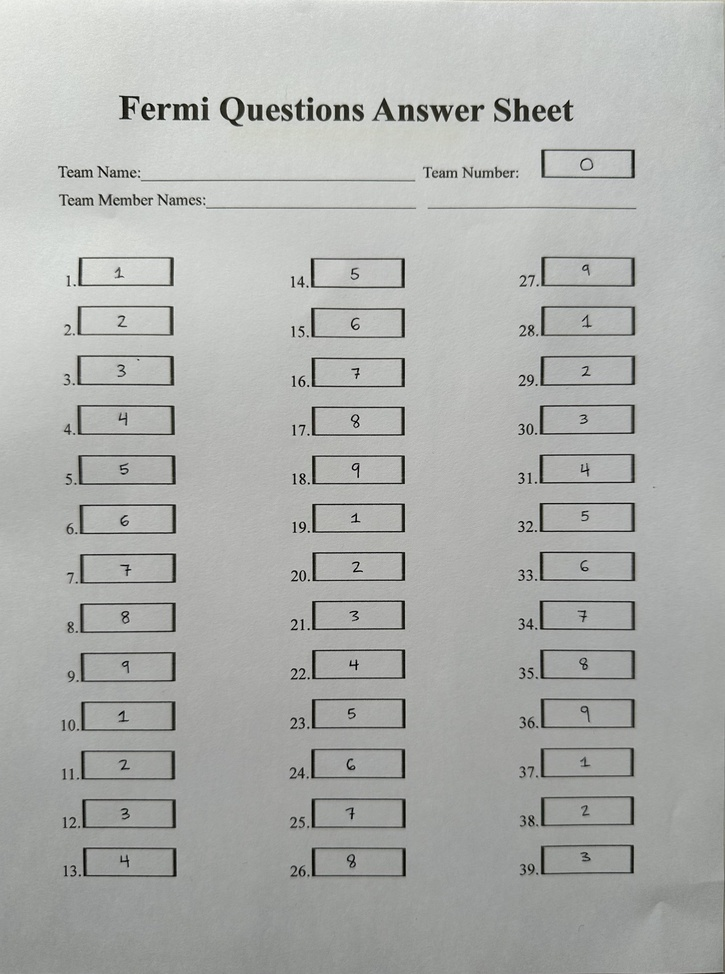
#> input picture fermiQuestions/answerSheets/officialPractice.jpg, 725 x 974 px, shrunk from 2897 x 3894 before the run; its folder holds only this picture in this run
$ python -i fermiQuestions.py   (imports and definitions only)
#> lines starting #> are read from the running program, lines starting #| are printed output that depends on the picture; after the words box and inside, x2 and y2 are one past the last pixel; in counts of white or black regions, pixels touching at a corner belong together
#> further down, picture is the input picture: shape (974, 725, 3); mean B, G, R 173.3, 175.9, 174.3
import os
import cv2
import pandas as pd
import numpy as np
from keras.utils import img_to_array


def process(img):

    # threshold inputted image and get edges
    inputted = cv2.cvtColor(img, cv2.COLOR_BGR2GRAY)
    threshold, inputted = cv2.threshold(inputted, 200, 255, cv2.THRESH_BINARY)
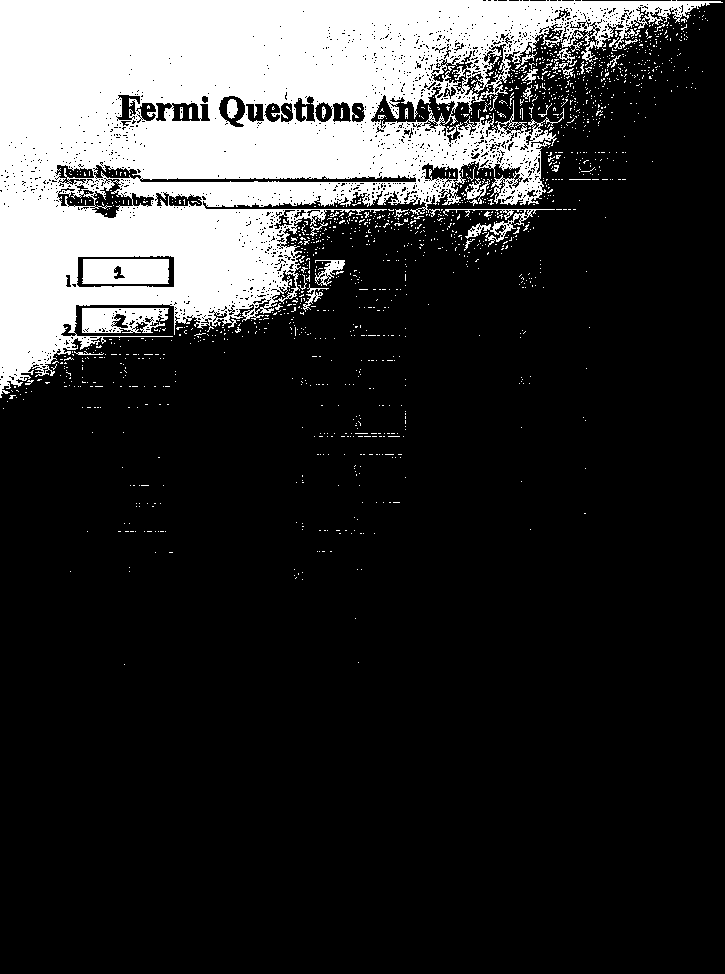
#> inputted: shape (974, 725); 19.6% white; 1489 white regions (1452 under 20 px), largest, box (x1, y1, x2, y2) and area: (0, 0, 723, 398) 127752, (82, 259, 169, 284) 2072, (82, 308, 169, 333) 1632
    inputted = cv2.dilate(cv2.bitwise_not(inputted), np.ones((3, 3), np.uint8), iterations=1)
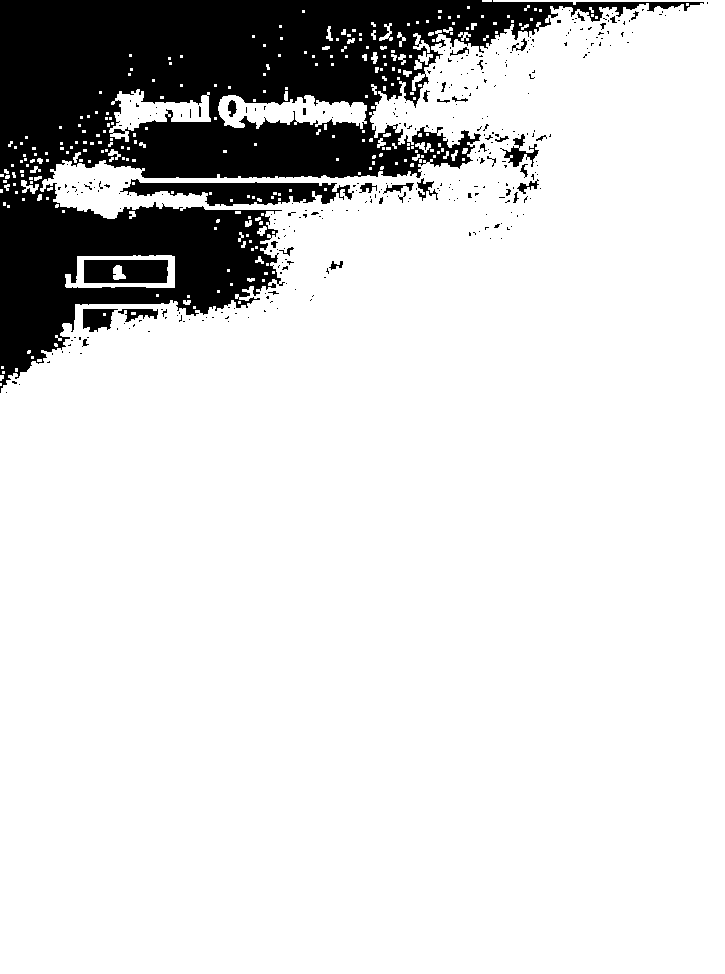
#> inputted: shape (974, 725); 85% white; 339 black regions (302 under 20 px), largest, box (x1, y1, x2, y2) and area: (0, 0, 704, 393) 97147, (120, 179, 354, 206) 3366, (84, 260, 168, 283) 1784
    edges = cv2.Canny(inputted, 30, 200)
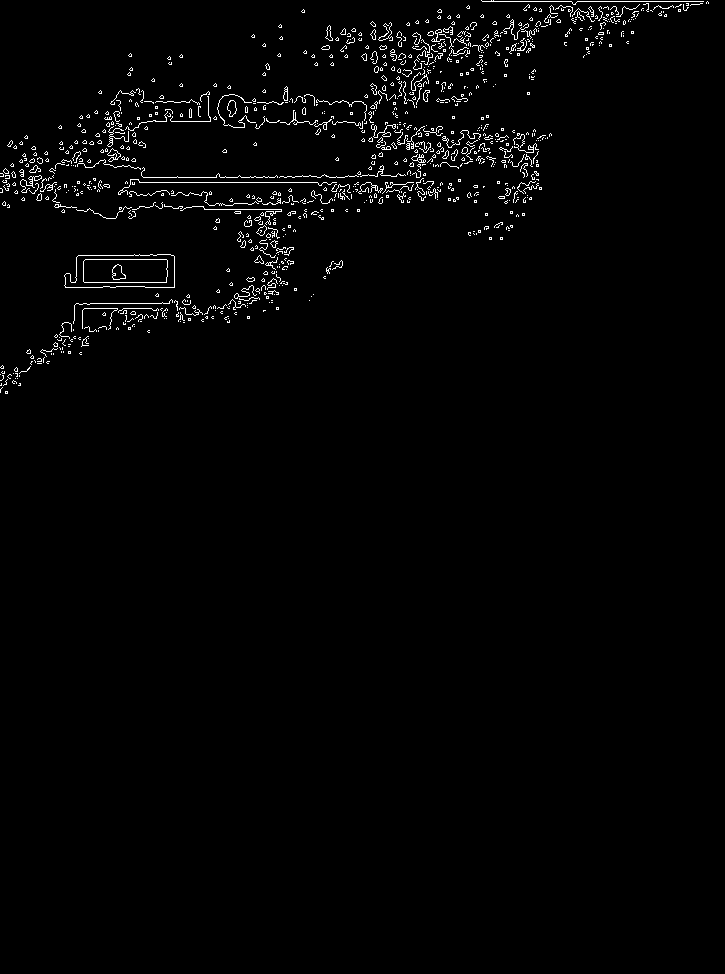
#> edges: shape (974, 725); 1.7% white in thin lines or dots, all inside (x1, y1, x2, y2) = (0, 0, 709, 394)
    return edges


def isolate(edges, img, path):

    # initialize variables for return and constants
    images = []
    dimensions = (255, 255, 255)

    # isolate image of the digits
    contours, empty = cv2.findContours(edges, cv2.RETR_EXTERNAL, cv2.CHAIN_APPROX_SIMPLE)
    cv2.drawContours(img, contours, -1, dimensions, 2)
    for contour in contours:
        x, y, width, height = cv2.boundingRect(contour)
        isolated = img[y:y + height, x:x + width]
        images.append(isolated)

    # create new image file for each digit in new folder named by question number
    for i, file in enumerate(images):
        (empty, result) = process(file)
        cv2.imwrite(path + '/' + str(i) + '.jpg', result)


def analysis(team, number, img, model):

    # create folder for question
    path = 'fermiQuestions' + '/' + str(team)
    if not os.path.exists(path + '/' + str(number)):
        os.makedirs(path + '/' + str(number))

    # process and isolate image into folder
    edges = process(img)
    isolate(edges, img, path + '/' + str(number))

    # get all digits, iterate over each one, and collate into one number
    complete = ''
    digits = os.listdir(path + '/' + str(number))
    for file in range(0, len(digits)):
        img = img_to_array(path + '/' + str(number) + '/' + str(file) + '.jpg')
        img = (img.reshape(1, 28, 28, 1).astype('float32')) / 255.0
        predicted = model.predict(img)
        complete = complete + str(np.argmax(predicted))
    complete = int(complete)
    return complete

>>> import cv2
>>> picture = cv2.imread('fermiQuestions/answerSheets/officialPractice.jpg')
>>> result = process(picture)
